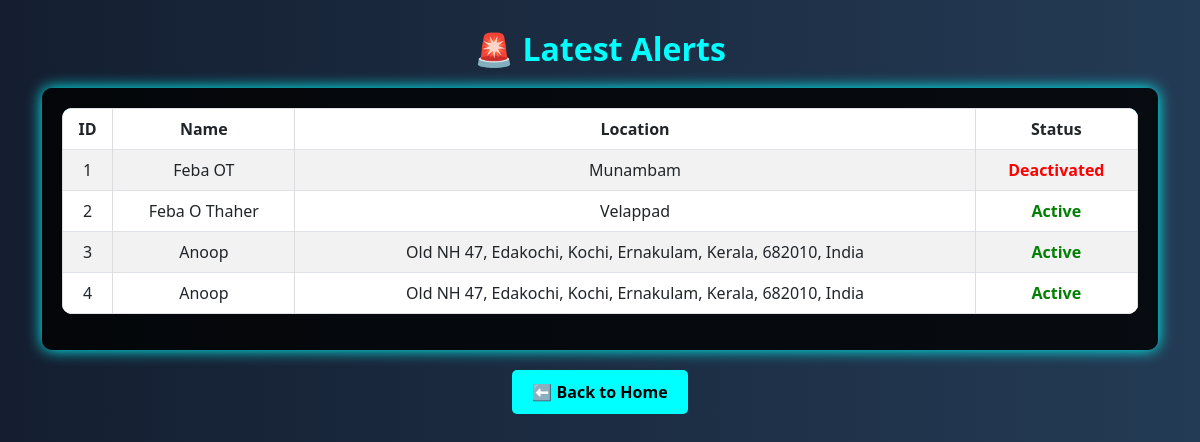
Before: /admin_alerts with the older database file.
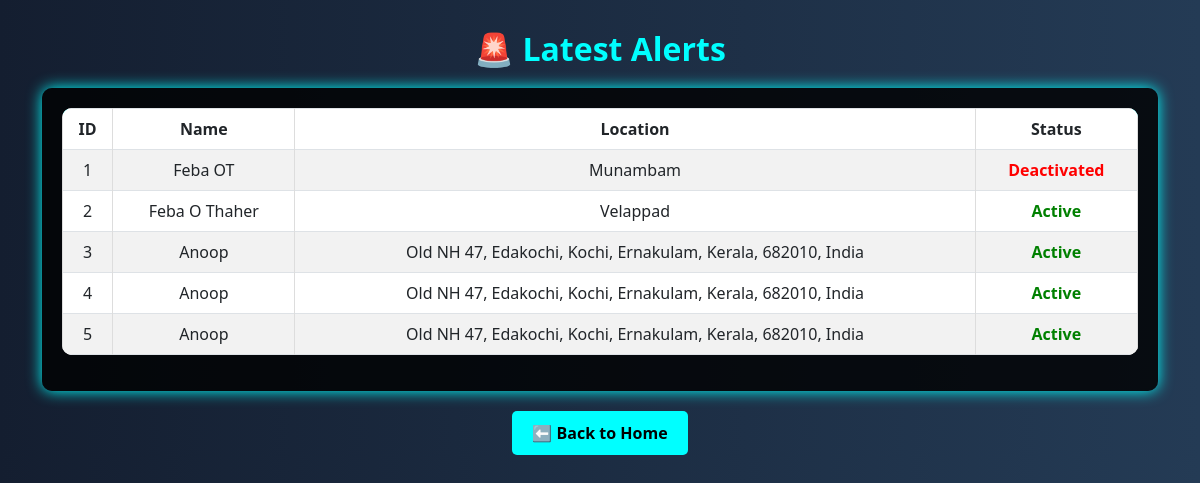
After: the same page with the newer database file.
### tables this page shows
CREATE TABLE user_alert (
            id INTEGER PRIMARY KEY AUTOINCREMENT,
            user_id INTEGER,
            name TEXT NOT NULL,
            phone TEXT NOT NULL,
            location TEXT NOT NULL,
            district TEXT NOT NULL,
            timestamp DATETIME DEFAULT CURRENT_TIMESTAMP, status TEXT DEFAULT 'Active',
            FOREIGN KEY (user_id) REFERENCES users(id)
        );

### app.py (the view)
@app.route('/admin_alerts')
def admin_alerts():
    conn = sqlite3.connect("user.db")
    cursor = conn.cursor()
    cursor.execute("SELECT id, name, location, status FROM user_alert")
    alerts = cursor.fetchall()
    conn.close()
    return render_template('admin_alerts.html', alerts=alerts)

### app.py (called while the page is built)
@app.after_request
def add_no_cache_headers(response):
    response.headers["Cache-Control"] = "no-store, no-cache, must-revalidate, max-age=0"
    response.headers["Pragma"] = "no-cache"
    response.headers["Expires"] = "0"
    return response

### templates/admin_alerts.html (shortened to what this page needs)
<!DOCTYPE html>
<html lang="en">
<head>
    <link rel="stylesheet" href="https://cdn.jsdelivr.net/npm/bootstrap@5.3.0/dist/css/bootstrap.min.css">
</head>
<body>
    <div class="container">
        <h2>🚨 Latest Alerts</h2>
        <div class="table-container">
            <table class="table table-striped table-bordered">
                <thead>
                    <tr>
                        <th>ID</th>
                        <th>Name</th>
                        <th>Location</th>
                        <th>Status</th>
                    </tr>
                </thead>
                <tbody>
                    {% for alert in alerts %}
                    <tr>
                        <td>{{ alert[0] }}</td>
                        <td>{{ alert[1] }}</td>
                        <td>{{ alert[2] }}</td>
                        <td>
                            {% if alert[3] == "Active" %}
                                <span class="status-active">Active</span>
                            {% else %}
                                <span class="status-deactivated">Deactivated</span>
                            {% endif %}
                        </td>
                    </tr>
                    {% endfor %}
                </tbody>
            </table>
        </div>
        <div class="text-center">
            <a href="{{ url_for('admin_home') }}" class="back-btn">⬅ Back to Home</a>
        </div>
    </div>
</body>
</html>

Changed rows visible on the page:
added user_alert: id "5", name "Anoop", location "Old NH 47, Edakochi, Kochi, Ernakulam, Kerala, 682010, India", status "Active"
